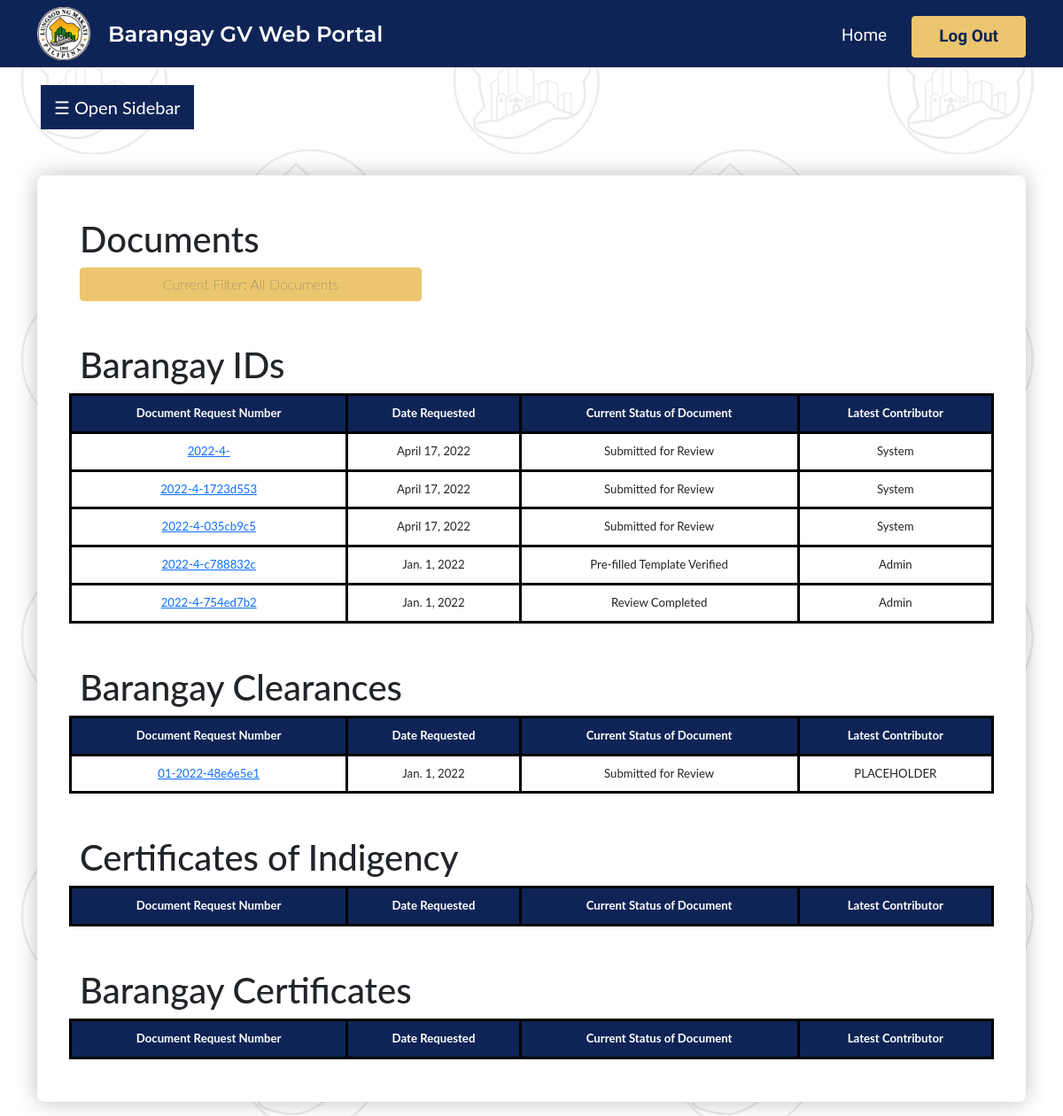
/admin_base/ (signed in), run on an earlier commit of the app's database.
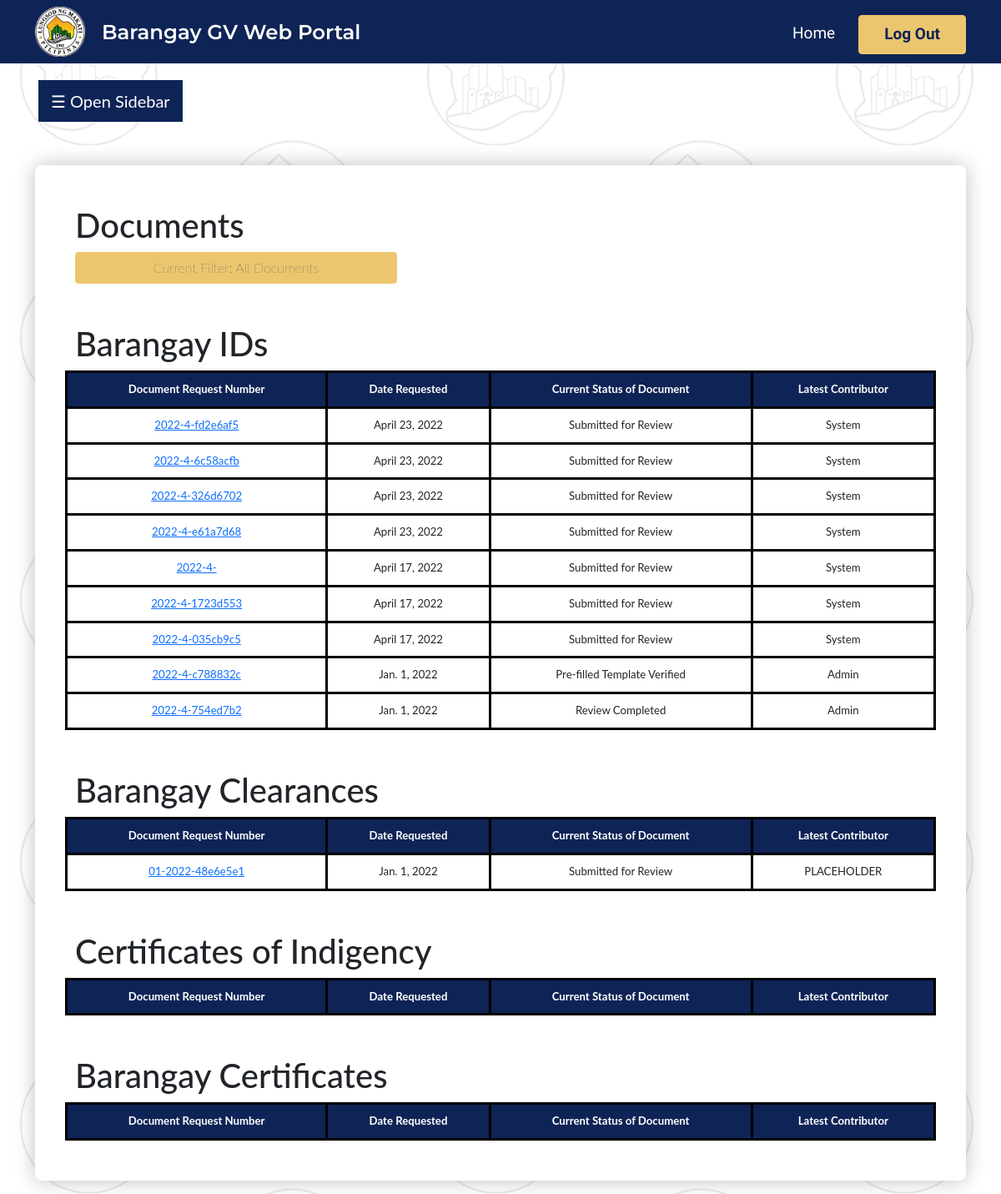
And on a later commit of the database.
### web_portal/models.py (models this page shows)
class barangay_id(models.Model):
    document_id = models.CharField(max_length = 100, default="null")
    document_type = models.CharField(max_length = 100, default="null")
    last_name = models.CharField(max_length = 100, default="null")
    first_name = models.CharField(max_length = 100, default="null")
    middle_name = models.CharField(max_length = 100, default="null")
    age = models.IntegerField(default = 0)
    birthday = models.DateField(default="2022-01-01")
    sex = models.CharField(
        max_length = 100,
        choices =  [('Male', 'Male'), ('Female', 'Female'), ('Prefer not to say', 'Prefer not to say')],
        default="null"
    )
    nationality = models.CharField(max_length = 100, default="null")
    civil_status = models.CharField(max_length = 100, default="null")
    email = models.CharField(max_length = 100, default="null")
    contact_num = models.CharField(max_length = 100, default="null")
    street = models.CharField(max_length = 100, default="null")
    city = models.CharField(max_length = 100, default="null")
    barangay = models.CharField(max_length = 100, default="null")
    province = models.CharField(max_length = 100, default="null")
    zip_code = models.CharField(max_length = 100, default="null")
    emergency_name = models.CharField(max_length = 100, default="null")
    emergency_contact_num = models.IntegerField(default = 0)
    emergency_address = models.CharField(max_length = 100, default="null")
    personal_photo = models.FileField(default="null", upload_to='barangay_id')
    government_id_or_letter = models.FileField(null = True, upload_to='barangay_id')
    voters_id = models.FileField(default="null", upload_to='barangay_id')
    date_submitted = models.DateField(default="2022-01-01")
    status = models.CharField(
        max_length = 100,
        choices =  [('Submitted for Review', 'Submitted for Review'), ('Review Completed', 'Review Completed'), ('Pre-filled Template Verified', 'Pre-filled Template Verified'), ('Printed, Not Paid', 'Printed, Not Paid'), ('Printed, Paid', 'Printed, Paid'), ('Printed, Out for Delivery/Ready for Pickup', 'Printed, Out for Delivery/Ready for Pickup'), ('Delivered/Picked-up', 'Delivered/Picked-up'), ('Rejected', 'Rejected')],
        default = "null"
    )
    latest_contributor = models.CharField(max_length=100, default="PLACEHOLDER")
    type = models.CharField(
        max_length = 100,
        choices =  [('Constituent', 'Constituent'), ('Transient', 'Transient')],
        default="null"
    )
    landlord_name = models.CharField(max_length = 100, null=True, default="null")
    landlord_contact_number = models.CharField(max_length = 100, null=True, default="null")
    landlord_address = models.CharField(max_length = 100, null=True, default="null")
    additional_details = models.CharField(max_length=100, default="null")
    objects = models.Manager()

class barangay_clearance(models.Model):
    document_id = models.CharField(max_length = 100, default="null")
    document_type = models.CharField(max_length = 100, default="null")
    last_name = models.CharField(max_length = 100, default="null")
    first_name = models.CharField(max_length = 100, default="null")
    middle_name = models.CharField(max_length = 100, default="null")
    age = models.IntegerField(default = 0)
    birthday = models.DateField(default="2022-01-01")
    sex = models.CharField(
        max_length = 100,
        choices =  [('Male', 'Male'), ('Female', 'Female'), ('Prefer not to say', 'Prefer not to say')],
        default="null"
    )
    nationality = models.CharField(max_length = 100, default="null")
    civil_status = models.CharField(max_length = 100, default="null")
    email = models.CharField(max_length = 100, default="null")
    contact_num = models.CharField(max_length = 100, default="null")
    street = models.CharField(max_length = 100, default="null")
    city = models.CharField(max_length = 100, default="null")
    barangay = models.CharField(max_length = 100, default="null")
    province = models.CharField(max_length = 100, default="null")
    zip_code = models.CharField(max_length = 100, default="null")
    government_id_or_letter = models.FileField(default="null")
    personal_photo = models.FileField(default="null")
    type = models.CharField(
        max_length = 100,
        choices =  [('Bonafide', 'Bonafide'), ('Transient', 'Transient')],
        default="null"
    )
    date_submitted = models.DateField(default="2022-01-01")
    status = models.CharField(
        max_length = 100,
        choices =  [('Submitted for Review', 'Submitted for Review'), ('Review Completed', 'Review Completed'), ('Pre-filled Template Verified', 'Pre-filled Template Verified'), ('Printed, Not Paid', 'Printed, Not Paid'), ('Printed, Paid', 'Printed, Paid'), ('Printed, Out for Delivery/Ready for Pickup', 'Printed, Out for Delivery/Ready for Pickup'), ('Delivered/Picked-up', 'Delivered/Picked-up'), ('Rejected', 'Rejected')],
        default = "null"
    )
    latest_contributor = models.CharField(max_length=100, default="PLACEHOLDER")
    additional_details = models.CharField(max_length=100, default="null")
    objects = models.Manager()

### web_portal/views.py (the view)
# urls.py: path("admin_base/", views.admin_documents_list, name = "admin_documents_list"),
@staff_member_required
def admin_documents_list (request):
    ids1 = barangay_id.objects.all().filter(status = "Submitted for Review")
    ids2 = barangay_id.objects.all().filter(status = "Review Completed")
    ids3 = barangay_id.objects.all().filter(status = "Pre-filled Template Verified")
    ids = ids1 | ids2 | ids3
    cl1 = barangay_clearance.objects.all().filter(status = "Submitted for Review")
    cl2 = barangay_clearance.objects.all().filter(status = "Review Completed")
    cl3 = barangay_clearance.objects.all().filter(status = "Pre-filled Template Verified")
    clearances = cl1 | cl2 | cl3
    ce1 = barangay_certificate.objects.all().filter(status = "Submitted for Review")
    ce2 = barangay_certificate.objects.all().filter(status = "Review Completed")
    ce3 = barangay_certificate.objects.all().filter(status = "Pre-filled Template Verified")
    certificates = ce1 | ce2 | ce3
    context = {
        "ids": ids.order_by("date_submitted").reverse(),
        "clearances": clearances.order_by("date_submitted").reverse(),
        "certificates": certificates.order_by("date_submitted").reverse(),
    }
    return render(request, 'admin_documents_list.html', context)

### web_portal/templates/admin_documents_list.html (shortened to what this page needs)
{% extends "admin_base.html" %}
{% load static %}
{% block content %}
<body>
    <div class="container">
        <div class="adminMainBlock p-5 mt-5" style="background-color: white;">
            <div class="row">
                <h1>Documents</h1>
                <div class="dropdown">
                    <button class="btn btn-secondary dropdownMain" type="button" id="dropdownMenuButton"
                        data-toggle="dropdown" aria-haspopup="true" aria-expanded="false">
                        Current Filter: All Documents
                    </button>
                </div>
            </div>
            <div class="row mt-5" id="documentList1">
                <h1>Barangay IDs</h1>
                <table class="tdl">
                    <thead>
                        <tr class="tdlr globalTableCell">
                            <th class="tdlh">Document Request Number</th>
                            <th class="tdlh">Date Requested</th>
                            <th class="tdlh">Current Status of Document</th>
                            <th class="tdlh">Latest Contributor</th>
                        </tr>
                    </thead>
                    <tbody id="IDRows">
                        {% for i in ids %}
                        <tr class="globalTableCell">
                            <td class="tdld"><a href="{% url 'admin_individual_barangay_id' pk=i.pk %}">{{ i.document_id }}</a>
                            </td>
                            <td class="tdld">{{ i.date_submitted}}</td>
                            <td class="tdld">{{ i.status }}</td>
                            <td class="tdld">{{ i.latest_contributor }}</td>
                        </tr>
                        {% endfor %}
                    </tbody>
                </table>
            </div>
            <div class="row mt-5" id="documentList2">
                <h1>Barangay Clearances</h1>
                <table class="tdl">
                    <thead>
                        <tr class="tdlr globalTableCell">
                            <th class="tdlh">Document Request Number</th>
                            <th class="tdlh">Date Requested</th>
                            <th class="tdlh">Current Status of Document</th>
                            <th class="tdlh">Latest Contributor</th>
                        </tr>
                    </thead>
                    <tbody>
                        {% for cl in clearances %}
                        <tr class="globalTableCell">
                            <td class="tdld"><a href="{% url 'admin_individual_barangay_clearance' pk=cl.pk %}">{{ cl.document_id }}</a></td>
                            <td class="tdld">{{ cl.date_submitted}}</td>
                            <td class="tdld">{{ cl.status }}</td>
                            <td class="tdld">{{ cl.latest_contributor }}</td>
                        </tr>
                        {% endfor %}
                    </tbody>
                </table>
            </div>
            <div class="row mt-5" id="documentList3">
                <h1>Certificates of Indigency</h1>
                <table class="tdl">
                    <thead>
                        <tr class="tdlr globalTableCell">
                            <th class="tdlh">Document Request Number</th>
                            <th class="tdlh">Date Requested</th>
                            <th class="tdlh">Current Status of Document</th>
                            <th class="tdlh">Latest Contributor</th>
                        </tr>
                    </thead>
                </table>
            </div>
            <div class="row mt-5" id="documentList4">
                <h1>Barangay Certificates</h1>
                <table class="tdl">
                    <thead>
                        <tr class="tdlr globalTableCell">
                            <th class="tdlh">Document Request Number</th>
                            <th class="tdlh">Date Requested</th>
                            <th class="tdlh">Current Status of Document</th>
                            <th class="tdlh">Latest Contributor</th>
                        </tr>
                    </thead>
                </table>
            </div>
        </div>
    </div>
</body>
{% endblock %}

### web_portal/templates/admin_base.html (shortened to what this page needs)
{% load static %}
<!DOCTYPE html>
<html lang="en">
<head>
  <link href="https://cdn.jsdelivr.net/npm/bootstrap@5.1.3/dist/css/bootstrap.min.css" rel="stylesheet"
>
  <link rel="stylesheet" href="{% static 'styles.css' %}">
</head>
<body class="main">
  <nav class="container-fluid navbar navbar-expand-md navbarGV">
    <div class="container">
      <a href="{% url 'admin_documents_list' %}" style="padding: 0px; margin: 0px;"><img class="mr-2"
          src="{% static 'logo.png' %}" style="width: 60px; height: 60px; margin-right: 20px" alt=""></a>
      <div class="titleFont">
        <a href="{% url 'admin_documents_list' %}" class="navbarTitle globalSubHeader"
          style="text-decoration: none; ">Barangay GV Web
          Portal</a>
      </div>
      <div class="collapse navbar-collapse" id="toggleMobileMenu">
        <ul class="navbar-nav ms-auto">
          <li class="mt-2 bodyFont globalBody">
            <a class="nav-link navbarOption" href="{% url 'admin_documents_list' %}">Home</a>
          </li>
          <li class="mt-2">
            <form method='POST'> {% csrf_token %}
              <a style="margin-right: 0px; color: white; font-weight: 600; box-shadow: 0px;"
                class="nav-link bodyFont globalBody btn btn-secondary" href="{% url 'admin_logout' %}">Log Out</a>
            </form>
          </li>
        </ul>
      </div>
    </div>
  </nav>
  <div id="main">
    <div class="container">
      <button class="openbtn m-1" onclick="openNav()">☰ Open Sidebar</button>
    </div>
    {% block content %}
    {% endblock %}
  </div>
</body>
</html>

### web_portal/static/styles.css (style rules this page uses)
* { text-decoration: none; }
.globalSubHeader { font-size: calc(16px + 0.70vw); }
.globalBody { font-size: calc(16px + 0.25vw); }
.globalTableCell { font-size: calc(12px + 0.1vw); }
.main { background-image: url('/static/test3.png'); min-height: 100vh; height: 100%; }
.titleFont { font-family: 'Montserrat', sans-serif; }
.bodyFont { font-family: 'Work Sans', sans-serif; }
.btn { margin: 0px; width: fit-content !important; height: fit-content !important; font-weight: 200; color: #0F2456 !important; padding-left: 30px !important; padding-right: 30px !important; margin: 0px; }
.btn-secondary { background: #ECC66E !important; border-color: #ECC66E !important; }
.navbarGV { background-color: #0F2456; }
.navbarTitle { color: white; font-weight: 600; }
.navbarOption { color: white !important; text-decoration: none; border-bottom: 3px solid #0F2456; margin-right: 20px; }
.adminMainBlock { box-shadow: 0px 0px 24px rgba(0, 0, 0, 0.25); height: 100%; border-radius: 8px; }
.dropdownMain { width: 386px !important; max-width: 100%; }
.tdl { border-collapse: collapse; text-align: center; max-width: 100%; }
.tdld, .tdlh { border: 3px solid black; padding: 10px; }
.tdlh { background-color: #0F2456; color: #ffffff; }

### web_portal/templates/admin_base.html (style rules this page uses)
body { font-family: "Lato", sans-serif; }
.openbtn { font-size: 20px; cursor: pointer; background-color: #0F2456; color: white; padding: 10px 15px; border: none; }
#main { transition: margin-left .5s; padding: 16px; }

What changed in the data, as far as the page shows it:
added barangay_id: document_id "2022-4-fd2e6af5", date_submitted "April 23, 2022", status "Submitted for Review", latest_contributor "System"
added barangay_id: document_id "2022-4-6c58acfb", date_submitted "April 23, 2022", status "Submitted for Review", latest_contributor "System"
added barangay_id: document_id "2022-4-326d6702", date_submitted "April 23, 2022", status "Submitted for Review", latest_contributor "System"
added barangay_id: document_id "2022-4-e61a7d68", date_submitted "April 23, 2022", status "Submitted for Review", latest_contributor "System"
